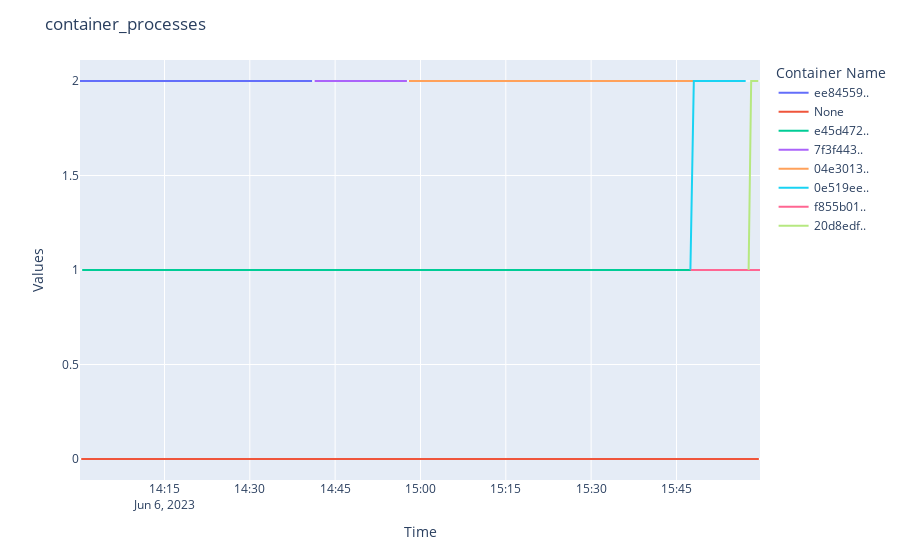

This figure's notebook cell:
### Markdown cell above
## container_processes (Count of running processes in a container)(Unit: count)

### Code cell
transform_spark = load. transform_dataframe(spark, 'container_processes')
eda.plotly_plot(transform_spark, 'container_processes')

### Figure 1 — Plotly figure (JSON) as saved in the notebook; plotly's stock layout.template omitted (floating-point values rounded to 4 significant figures; data arrays with more than 128 entries replaced by an {"elided": "..."} marker saying what was removed)
{"data": [{"hovertemplate": "Container Name=ee84559..<br>Time=%{x}<br>Values=%{y}<extra></extra>", "legendgroup": "ee84559..", "line": {"color": "#636efa", "dash": "solid"}, "marker": {"symbol": "circle"}, "mode": "lines", "name": "ee84559..", "orientation": "v", "showlegend": true, "type": "scatter", "x": ["2023-06-06T14:00:09", "2023-06-06T14:00:39", "2023-06-06T14:01:04", "2023-06-06T14:01:21", "2023-06-06T14:01:59", "2023-06-06T14:02:29", "2023-06-06T14:03:02", "2023-06-06T14:03:37", "2023-06-06T14:03:52", "2023-06-06T14:04:31", "2023-06-06T14:05:08", "2023-06-06T14:05:26", "2023-06-06T14:06:09", "2023-06-06T14:06:38", "2023-06-06T14:06:57", "2023-06-06T14:07:31", "2023-06-06T14:08:01", "2023-06-06T14:08:31", "2023-06-06T14:09:09", "2023-06-06T14:09:39", "2023-06-06T14:09:57", "2023-06-06T14:10:30", "2023-06-06T14:11:08", "2023-06-06T14:11:35", "2023-06-06T14:12:03", "2023-06-06T14:12:37", "2023-06-06T14:13:00", "2023-06-06T14:13:33", "2023-06-06T14:14:06", "2023-06-06T14:14:30", "2023-06-06T14:15:02", "2023-06-06T14:15:25", "2023-06-06T14:15:52", "2023-06-06T14:16:39", "2023-06-06T14:17:09", "2023-06-06T14:17:37", "2023-06-06T14:18:06", "2023-06-06T14:18:32", "2023-06-06T14:19:01", "2023-06-06T14:19:32", "2023-06-06T14:19:58", "2023-06-06T14:20:37", "2023-06-06T14:20:58", "2023-06-06T14:21:29", "2023-06-06T14:22:02", "2023-06-06T14:22:37", "2023-06-06T14:23:07", "2023-06-06T14:23:35", "2023-06-06T14:23:58", "2023-06-06T14:24:27", "2023-06-06T14:24:57", "2023-06-06T14:25:26", "2023-06-06T14:26:07", "2023-06-06T14:26:24", "2023-06-06T14:26:56", "2023-06-06T14:27:26", "2023-06-06T14:27:59", "2023-06-06T14:28:28", "2023-06-06T14:28:57", "2023-06-06T14:29:28", "2023-06-06T14:30:01", "2023-06-06T14:30:31", "2023-06-06T14:31:02", "2023-06-06T14:31:30", "2023-06-06T14:32:05", "2023-06-06T14:32:32", "2023-06-06T14:33:08", "2023-06-06T14:33:34", "2023-06-06T14:34:06", "2023-06-06T14:34:33", "2023-06-06T14:35:03", "2023-06-06T14:35:33", "2023-06-06T14:35:56", "2023-06-06T14:36:23", "2023-06-06T14:36:55", "2023-06-06T14:37:31", "2023-06-06T14:38:08", "2023-06-06T14:38:25", "2023-06-06T14:39:09", "2023-06-06T14:39:39", "2023-06-06T14:40:09", "2023-06-06T14:40:38", "2023-06-06T14:40:57"], "xaxis": "x", "y": [2, 2, 2, 2, 2, 2, 2, 2, 2, 2, 2, 2, 2, 2, 2, 2, 2, 2, 2, 2, 2, 2, 2, 2, 2, 2, 2, 2, 2, 2, 2, 2, 2, 2, 2, 2, 2, 2, 2, 2, 2, 2, 2, 2, 2, 2, 2, 2, 2, 2, 2, 2, 2, 2, 2, 2, 2, 2, 2, 2, 2, 2, 2, 2, 2, 2, 2, 2, 2, 2, 2, 2, 2, 2, 2, 2, 2, 2, 2, 2, 2, 2, 2], "yaxis": "y"}, {"hovertemplate": "Container Name=None<br>Time=%{x}<br>Values=%{y}<extra></extra>", "legendgroup": "None", "line": {"color": "#EF553B", "dash": "solid"}, "marker": {"symbol": "circle"}, "mode": "lines", "name": "None", "orientation": "v", "showlegend": true, "type": "scatter", "x": {"elided": "241 str values"}, "xaxis": "x", "y": {"elided": "241 int values"}, "yaxis": "y"}, {"hovertemplate": "Container Name=e45d472..<br>Time=%{x}<br>Values=%{y}<extra></extra>", "legendgroup": "e45d472..", "line": {"color": "#00cc96", "dash": "solid"}, "marker": {"symbol": "circle"}, "mode": "lines", "name": "e45d472..", "orientation": "v", "showlegend": true, "type": "scatter", "x": {"elided": "216 str values"}, "xaxis": "x", "y": {"elided": "216 int values"}, "yaxis": "y"}, {"hovertemplate": "Container Name=7f3f443..<br>Time=%{x}<br>Values=%{y}<extra></extra>", "legendgroup": "7f3f443..", "line": {"color": "#ab63fa", "dash": "solid"}, "marker": {"symbol": "circle"}, "mode": "lines", "name": "7f3f443..", "orientation": "v", "showlegend": true, "type": "scatter", "x": ["2023-06-06T14:41:24", "2023-06-06T14:42:07", "2023-06-06T14:42:32", "2023-06-06T14:43:08", "2023-06-06T14:43:28", "2023-06-06T14:44:07", "2023-06-06T14:44:21", "2023-06-06T14:45:03", "2023-06-06T14:45:37", "2023-06-06T14:45:56", "2023-06-06T14:46:23", "2023-06-06T14:46:58", "2023-06-06T14:47:33", "2023-06-06T14:48:01", "2023-06-06T14:48:28", "2023-06-06T14:49:00", "2023-06-06T14:49:26", "2023-06-06T14:49:57", "2023-06-06T14:50:25", "2023-06-06T14:50:59", "2023-06-06T14:51:36", "2023-06-06T14:51:50", "2023-06-06T14:52:27", "2023-06-06T14:53:04", "2023-06-06T14:53:25", "2023-06-06T14:53:54", "2023-06-06T14:54:22", "2023-06-06T14:55:01", "2023-06-06T14:55:35", "2023-06-06T14:56:04", "2023-06-06T14:56:30", "2023-06-06T14:57:00", "2023-06-06T14:57:37"], "xaxis": "x", "y": [2, 2, 2, 2, 2, 2, 2, 2, 2, 2, 2, 2, 2, 2, 2, 2, 2, 2, 2, 2, 2, 2, 2, 2, 2, 2, 2, 2, 2, 2, 2, 2, 2], "yaxis": "y"}, {"hovertemplate": "Container Name=04e3013..<br>Time=%{x}<br>Values=%{y}<extra></extra>", "legendgroup": "04e3013..", "line": {"color": "#FFA15A", "dash": "solid"}, "marker": {"symbol": "circle"}, "mode": "lines", "name": "04e3013..", "orientation": "v", "showlegend": true, "type": "scatter", "x": ["2023-06-06T14:57:59", "2023-06-06T14:58:26", "2023-06-06T14:59:08", "2023-06-06T14:59:28", "2023-06-06T15:00:03", "2023-06-06T15:00:39", "2023-06-06T15:00:58", "2023-06-06T15:01:31", "2023-06-06T15:02:05", "2023-06-06T15:02:36", "2023-06-06T15:03:07", "2023-06-06T15:03:35", "2023-06-06T15:04:09", "2023-06-06T15:04:32", "2023-06-06T15:04:51", "2023-06-06T15:05:24", "2023-06-06T15:05:57", "2023-06-06T15:06:30", "2023-06-06T15:07:02", "2023-06-06T15:07:30", "2023-06-06T15:07:52", "2023-06-06T15:08:27", "2023-06-06T15:08:53", "2023-06-06T15:09:35", "2023-06-06T15:09:51", "2023-06-06T15:10:24", "2023-06-06T15:11:00", "2023-06-06T15:11:36", "2023-06-06T15:12:06", "2023-06-06T15:12:34", "2023-06-06T15:12:56", "2023-06-06T15:13:28", "2023-06-06T15:14:01", "2023-06-06T15:14:34", "2023-06-06T15:15:06", "2023-06-06T15:15:33", "2023-06-06T15:16:03", "2023-06-06T15:16:37", "2023-06-06T15:16:55", "2023-06-06T15:17:31", "2023-06-06T15:17:59", "2023-06-06T15:18:21", "2023-06-06T15:19:05", "2023-06-06T15:19:32", "2023-06-06T15:20:06", "2023-06-06T15:20:35", "2023-06-06T15:21:07", "2023-06-06T15:21:26", "2023-06-06T15:22:02", "2023-06-06T15:22:32", "2023-06-06T15:22:57", "2023-06-06T15:23:33", "2023-06-06T15:24:07", "2023-06-06T15:24:26", "2023-06-06T15:25:00", "2023-06-06T15:25:29", "2023-06-06T15:26:04", "2023-06-06T15:26:29", "2023-06-06T15:27:00", "2023-06-06T15:27:26", "2023-06-06T15:27:56", "2023-06-06T15:28:28", "2023-06-06T15:28:56", "2023-06-06T15:29:33", "2023-06-06T15:30:06", "2023-06-06T15:30:37", "2023-06-06T15:30:57", "2023-06-06T15:31:38", "2023-06-06T15:32:02", "2023-06-06T15:32:28", "2023-06-06T15:32:59", "2023-06-06T15:33:28", "2023-06-06T15:34:07", "2023-06-06T15:34:33", "2023-06-06T15:35:04", "2023-06-06T15:35:30", "2023-06-06T15:36:04", "2023-06-06T15:36:32", "2023-06-06T15:37:03", "2023-06-06T15:37:35", "2023-06-06T15:38:04", "2023-06-06T15:38:34", "2023-06-06T15:39:05", "2023-06-06T15:39:32", "2023-06-06T15:40:00", "2023-06-06T15:40:35", "2023-06-06T15:41:06", "2023-06-06T15:41:26", "2023-06-06T15:42:03", "2023-06-06T15:42:37", "2023-06-06T15:43:05", "2023-06-06T15:43:33", "2023-06-06T15:44:02", "2023-06-06T15:44:31", "2023-06-06T15:45:06", "2023-06-06T15:45:34", "2023-06-06T15:46:01", "2023-06-06T15:46:38", "2023-06-06T15:47:05", "2023-06-06T15:47:22", "2023-06-06T15:47:57"], "xaxis": "x", "y": [2, 2, 2, 2, 2, 2, 2, 2, 2, 2, 2, 2, 2, 2, 2, 2, 2, 2, 2, 2, 2, 2, 2, 2, 2, 2, 2, 2, 2, 2, 2, 2, 2, 2, 2, 2, 2, 2, 2, 2, 2, 2, 2, 2, 2, 2, 2, 2, 2, 2, 2, 2, 2, 2, 2, 2, 2, 2, 2, 2, 2, 2, 2, 2, 2, 2, 2, 2, 2, 2, 2, 2, 2, 2, 2, 2, 2, 2, 2, 2, 2, 2, 2, 2, 2, 2, 2, 2, 2, 2, 2, 2, 2, 2, 2, 2, 2, 2, 2, 2, 2], "yaxis": "y"}, {"hovertemplate": "Container Name=0e519ee..<br>Time=%{x}<br>Values=%{y}<extra></extra>", "legendgroup": "0e519ee..", "line": {"color": "#19d3f3", "dash": "solid"}, "marker": {"symbol": "circle"}, "mode": "lines", "name": "0e519ee..", "orientation": "v", "showlegend": true, "type": "scatter", "x": ["2023-06-06T15:47:27", "2023-06-06T15:48:03", "2023-06-06T15:48:34", "2023-06-06T15:49:09", "2023-06-06T15:49:37", "2023-06-06T15:50:09", "2023-06-06T15:50:28", "2023-06-06T15:51:09", "2023-06-06T15:51:33", "2023-06-06T15:52:06", "2023-06-06T15:52:35", "2023-06-06T15:53:01", "2023-06-06T15:53:39", "2023-06-06T15:54:12", "2023-06-06T15:54:27", "2023-06-06T15:55:11", "2023-06-06T15:55:30", "2023-06-06T15:56:09", "2023-06-06T15:56:40", "2023-06-06T15:57:10"], "xaxis": "x", "y": [1, 2, 2, 2, 2, 2, 2, 2, 2, 2, 2, 2, 2, 2, 2, 2, 2, 2, 2, 2], "yaxis": "y"}, {"hovertemplate": "Container Name=f855b01..<br>Time=%{x}<br>Values=%{y}<extra></extra>", "legendgroup": "f855b01..", "line": {"color": "#FF6692", "dash": "solid"}, "marker": {"symbol": "circle"}, "mode": "lines", "name": "f855b01..", "orientation": "v", "showlegend": true, "type": "scatter", "x": ["2023-06-06T15:47:30", "2023-06-06T15:48:10", "2023-06-06T15:48:41", "2023-06-06T15:49:02", "2023-06-06T15:49:30", "2023-06-06T15:50:11", "2023-06-06T15:50:28", "2023-06-06T15:51:00", "2023-06-06T15:51:32", "2023-06-06T15:51:58", "2023-06-06T15:52:27", "2023-06-06T15:53:04", "2023-06-06T15:53:36", "2023-06-06T15:54:03", "2023-06-06T15:54:34", "2023-06-06T15:55:05", "2023-06-06T15:55:25", "2023-06-06T15:56:00", "2023-06-06T15:56:33", "2023-06-06T15:57:10", "2023-06-06T15:57:40", "2023-06-06T15:58:08", "2023-06-06T15:58:39", "2023-06-06T15:59:13", "2023-06-06T15:59:41"], "xaxis": "x", "y": [1, 1, 1, 1, 1, 1, 1, 1, 1, 1, 1, 1, 1, 1, 1, 1, 1, 1, 1, 1, 1, 1, 1, 1, 1], "yaxis": "y"}, {"hovertemplate": "Container Name=20d8edf..<br>Time=%{x}<br>Values=%{y}<extra></extra>", "legendgroup": "20d8edf..", "line": {"color": "#B6E880", "dash": "solid"}, "marker": {"symbol": "circle"}, "mode": "lines", "name": "20d8edf..", "orientation": "v", "showlegend": true, "type": "scatter", "x": ["2023-06-06T15:57:41", "2023-06-06T15:58:08", "2023-06-06T15:58:39", "2023-06-06T15:59:04", "2023-06-06T15:59:23"], "xaxis": "x", "y": [1, 2, 2, 2, 2], "yaxis": "y"}], "layout": {"autosize": true, "legend": {"title": {"text": "Container Name"}, "tracegroupgap": 0}, "margin": {"t": 60}, "title": {"text": "container_processes"}, "xaxis": {"anchor": "y", "autorange": true, "domain": [0, 1], "range": ["2023-06-06 14:00:09", "2023-06-06 15:59:41"], "title": {"text": "Time"}, "type": "date"}, "yaxis": {"anchor": "x", "autorange": true, "domain": [0, 1], "range": [-0.1111, 2.111], "title": {"text": "Values"}, "type": "linear"}}}
